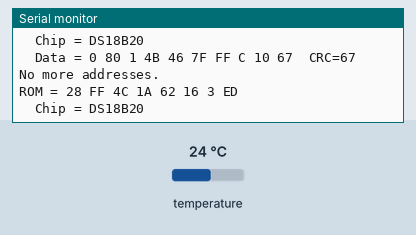
Bench run of a sketch on a simulated Particle Photon. Shown: the last lines printed to the serial monitor. The inputs (shaded band) are chosen by the test bench; at power-on: temperature 24 °C.

Above: at 2.9 s.
3.0 s: temperature set to 12 °C
At 3.51 s:
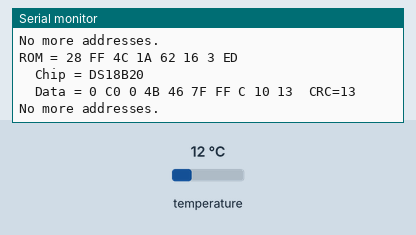
5.9 s: temperature set to 28 °C
At 7.07 s:
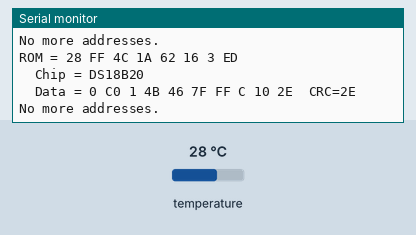
9.5 s: temperature set to 33 °C
At 10.62 s:
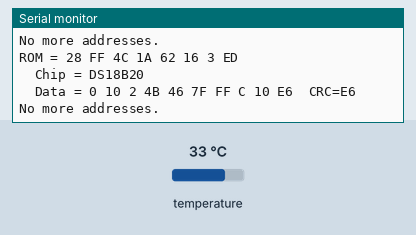
13.1 s: temperature set to 1 °C
At 14.18 s:
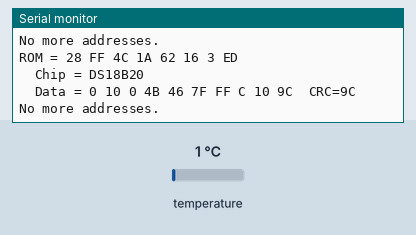
16.6 s: temperature set to 10 °C
At 17.73 s:
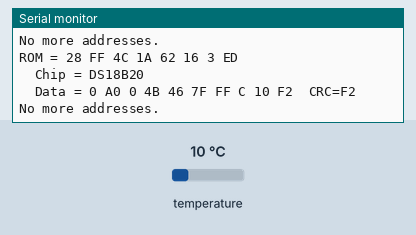
20.2 s: temperature set to 7 °C
At 21.29 s:
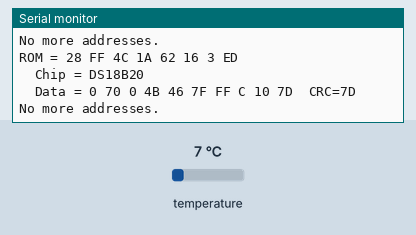

Measured:
- after the input at 3.0 s, the serial monitor: prints a new line after 0.31 s (image 1)
- after the input at 5.9 s, the serial monitor: prints a new line after 0.96 s (image 2)
- after the input at 9.5 s, the serial monitor: prints a new line after 0.92 s (image 3)
- after the input at 13.1 s, the serial monitor: prints a new line after 0.87 s (image 4)
- after the input at 16.6 s, the serial monitor: prints a new line after 0.93 s (image 5)
- after the input at 20.2 s, the serial monitor: prints a new line after 0.88 s (image 6)

The sketch:

main.ino
```cpp
#include "OneWire.h"

unsigned int lastPublish = 0;
int publishCount = 0;

// OneWire DS18S20, DS18B20, DS1822, DS2438 Temperature Example
//
// https://github.com/Hotaman/OneWireSpark
//
// Thanks to all who have worked on this demo!
// I just made some minor tweeks for the spark core
// and added support for the DS2438 battery monitor
// 6/2014 - Hotaman

// Define the pins we will use
int ow = D2;    // put the onewire bus on D0

OneWire ds(ow);  // a 1 - 4.7K resistor to 3.3v is necessary

void setup(void) {
  Serial.begin(57600);  // local hardware test only

  Spark.publish("farm_coop", "online_1.2");
}

void loop(void) {
  byte i;
  byte present = 0;
  byte type_s;
  byte data[12];
  byte addr[8];
  float celsius, fahrenheit;

  if ( !ds.search(addr)) {
    Serial.println("No more addresses.");
    Serial.println();
    ds.reset_search();
    delay(250);
    return;
  }

  Serial.print("ROM =");
  for( i = 0; i < 8; i++) {
    Serial.write(' ');
    Serial.print(addr[i], HEX);
  }

  if (OneWire::crc8(addr, 7) != addr[7]) {
      Serial.println("CRC is not valid!");
      return;
  }
  Serial.println();

  // the first ROM byte indicates which chip
  // includes debug output of chip type
  switch (addr[0]) {
    case 0x10:
      Serial.println("  Chip = DS18S20");  // or old DS1820
      type_s = 1;
      break;
    case 0x28:
      Serial.println("  Chip = DS18B20");
      type_s = 0;
      break;
    case 0x22:
      Serial.println("  Chip = DS1822");
      type_s = 0;
      break;
    case 0x26:
      Serial.println("  Chip = DS2438");
      type_s = 2;
      break;
    default:
      Serial.println("Device is not a DS18x20/DS1822/DS2438 device. Skipping...");
      return;
  }

  ds.reset();
  ds.select(addr);      // Just do one at a time for testing
                        // change to skip if you already have a list of addresses
                        // then loop through them below for reading

  ds.write(0x44);        // start conversion, with parasite power on at the end

  delay(900);     // maybe 750ms is enough, maybe not, I'm shooting for 1 reading per second
                    // prob should set to min reliable and check the timer for 1 second intervals
                    // but that's a little fancy for test code

  // we might do a ds.depower() here, but the reset will take care of it.

//   present = ds.reset();
//   ds.select(addr);
//   ds.write(0xB8,0);         // Recall Memory 0
//   ds.write(0x00,0);         // Recall Memory 0

//   present = ds.reset();
//   ds.select(addr);
//   ds.write(0xBE, 0);         // Read Scratchpad 0
//   ds.write(0x00,0);         // Recall Memory 0

    ds.reset();
    ds.select(addr);
    // ds.write(0x55);
    // ds.write_bytes(rom, 8);
    ds.write(0xBE);
    //ds.read_bytes(resp, 9);


  Serial.print("  Data = ");
  Serial.print(present, HEX);
  Serial.print(" ");
  for ( i = 0; i < 9; i++) {           // we need 9 bytes
    data[i] = ds.read();
    Serial.print(data[i], HEX);
    Serial.print(" ");
  }
  Serial.print(" CRC=");
  Serial.print(OneWire::crc8(data, 8), HEX);
  Serial.println();

  // Convert the data to actual temperature
  // because the result is a 16 bit signed integer, it should
  // be stored to an "int16_t" type, which is always 16 bits
  // even when compiled on a 32 bit processor.
  int16_t raw = (data[1] << 8) | data[0];
  if (type_s) {
    if (type_s==1) {    // DS18S20
      raw = raw << 3; // 9 bit resolution default
      if (data[7] == 0x10) {
        // "count remain" gives full 12 bit resolution
        raw = (raw & 0xFFF0) + 12 - data[6];
      }
      celsius = (float)raw / 16.0;
    }else{ // type_s==2 for DS2438
      if (data[2] > 127) data[2]=0;
      data[1] = data[1] >> 3;
      celsius = (float)data[2] + ((float)data[1] * .03125);
    }
  } else {  // DS18B20 and DS1822
    byte cfg = (data[4] & 0x60);
    // at lower res, the low bits are undefined, so let's zero them
    if (cfg == 0x00) raw = raw & ~7;  // 9 bit resolution, 93.75 ms
    else if (cfg == 0x20) raw = raw & ~3; // 10 bit res, 187.5 ms
    else if (cfg == 0x40) raw = raw & ~1; // 11 bit res, 375 ms
    //// default is 12 bit resolution, 750 ms conversion time
    celsius = (float)raw / 16.0;
  }
  fahrenheit = celsius * 1.8 + 32.0;
  // end of test code

//   // debug output
//   Serial.print("  Temperature = ");
//   Serial.print(celsius);
//   Serial.print(" Celsius, ");
//   Serial.print(fahrenheit);
//   Serial.println(" Fahrenheit");

  unsigned int now = millis();
  if ((now - lastPublish) >= 60000) {
    Spark.publish("farm/coop/temp", String(fahrenheit));
    lastPublish = now;
    publishCount++;
  }

  // 2 * 60s == 2 minutes on
  if (publishCount >= 2) {
      System.sleep(SLEEP_MODE_DEEP, 15 * 60);    //sleep for 15 minutes
  }
}
```
